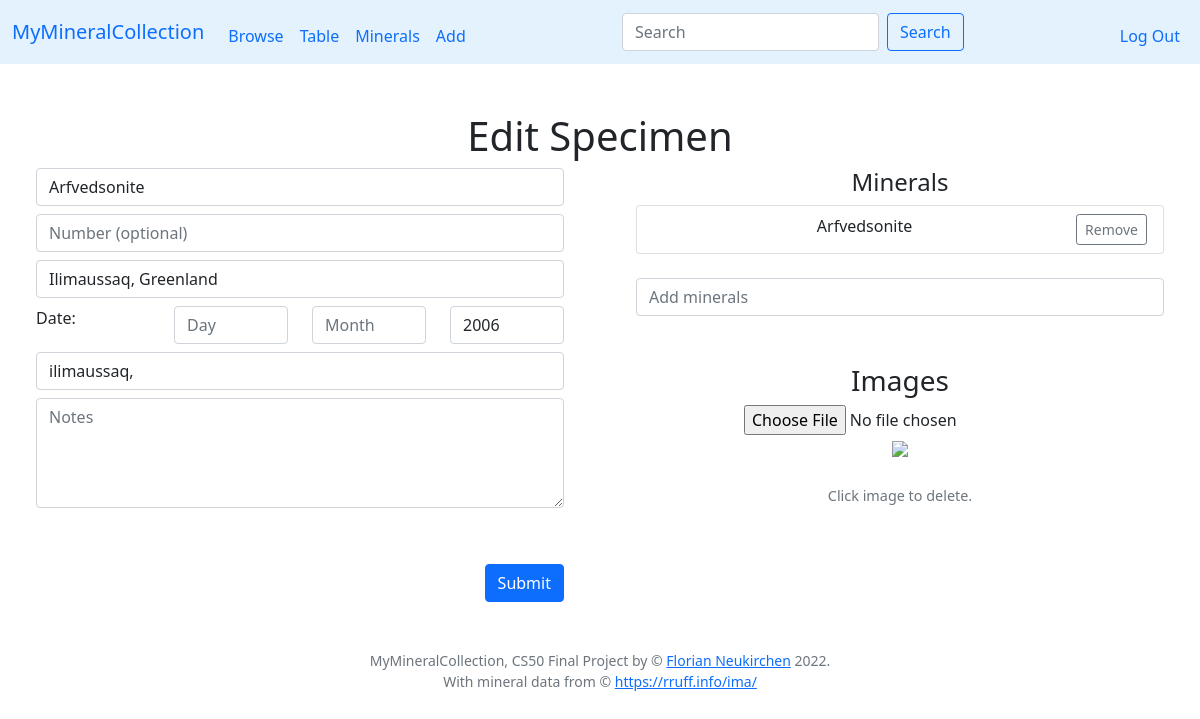
Screenshot of /edit?id=6 (signed in) with the database file from the repository.
### tables this page shows
CREATE TABLE specimen (id INTEGER PRIMARY KEY AUTOINCREMENT NOT NULL, user_id INTEGER NOT NULL, my_id TEXT, title TEXT, locality TEXT, day INTEGER, month INTEGER, year INTEGER, notes TEXT, thumbnail TEXT);

CREATE TABLE tags (specimen_id INTEGER NOT NULL REFERENCES specimen(id) ON DELETE CASCADE, tag TEXT NOT NULL);

### app.py (the view)
@app.route("/edit", methods=["GET", "POST"])
@login_required
def editsp():
    if request.method == "POST":
        id = request.form.get("specimen_id")
        title = request.form.get("title")
        number = request.form.get("number")
        locality = request.form.get("locality")
        notes = request.form.get("notes")
        day = request.form.get("day")
        month = request.form.get("month")
        year = request.form.get("year")
        tags = request.form.get("tags").strip(",")
        minerals = request.form.get("minerals").strip(",")
        images = request.form.get("hiddenimages").strip(",")
        thumbnail = None
        try:
            id = int(id)
        except:
            return apology("Invalid ID")
        if not title:
            if minerals:
                title = minerals.strip(',').split(',')
                title = " & ".join(title)
            else:
                return apology("Title or minerals are required")
        if day in [str(i) for i in range(1, 32)]:
            day = int(day)
        else:
            day = None
        if month in [str(i) for i in range(1, 13)]:
            month = int(month)
        else:
            month = None
        if len(year) == 4 and year.isdigit():
            year = int(year)
        else:
            year = None
        db.execute("UPDATE specimen SET my_id = ?, title = ?, locality = ?, day = ?, month = ?, year = ?, notes = ?, thumbnail = ? WHERE user_id = ? AND id = ?",
                       number, title, locality, day, month, year, notes, thumbnail, session["user_id"], id)
        if minerals:
            minerals = minerals.split(',')
            minerals = set(minerals)
            oldminerals = db.execute("SELECT minerals.name AS name FROM minerals JOIN specmin ON minerals.symbol = specmin.min_symbol WHERE specmin.specimen_id = ?", id)
            oldminerals = [m['name'] for m in oldminerals]
            app.logger.info(str(oldminerals))
            oldminerals = set(oldminerals)
            for min in minerals.difference(oldminerals):
                symbol = db.execute("SELECT symbol FROM minerals WHERE name = ?", min)[0]['symbol']
                db.execute("INSERT INTO specmin (specimen_id, min_symbol) VALUES (?,?)", id, symbol)
            for min in oldminerals.difference(minerals):
                symbol = db.execute("SELECT symbol FROM minerals WHERE name = ?", min)[0]['symbol']
                db.execute("DELETE FROM specmin WHERE specimen_id = ? AND min_symbol = ?", id, symbol)
        if tags:
            tags = tags.split(',')
            for tag in tags:
                tag = re.sub('[^a-zA-Z0-9]', '', tag)
            tags = set(tags)
            oldtags = db.execute("SELECT tags.tag AS tag FROM tags JOIN specimen ON tags.specimen_id = specimen.id WHERE specimen.id = ?", id)
            oldtags = [t['tag'] for t in oldtags]
            oldtags = set(oldtags)
            for tag in tags.difference(oldtags):
                db.execute ("INSERT INTO tags (specimen_id, tag) VALUES (?,?)", id, tag)
            for tag in oldtags.difference(tags):
                db.execute("DELETE FROM tags WHERE specimen_id = ? AND tag = ?", id, tag)
        if images:
            images = images.split(',')
            oldimages = db.execute("SELECT file FROM images JOIN specimen ON images.specimen_id = specimen.id WHERE specimen.id = ?", id)
            oldimages = [img['file'] for img in oldimages]
            images = set(images)
            oldimages = set(oldimages)
            for img in images.difference(oldimages):
                if os.path.exists(os.path.join(app.config['UPLOAD_FOLDER'], str(session["user_id"]), img)):
                    db.execute ("INSERT INTO images (specimen_id, file) VALUES (?,?)", id, img)
                else:
                    app.logger.info('file does not exists ' + img)
            for img in oldimages.difference(images):
                foldername = os.path.join(app.config['UPLOAD_FOLDER'], str(session["user_id"]))
                thumbfoldername = os.path.join(app.config['UPLOAD_FOLDER'], str(session["user_id"]), 'thumb')
                path = os.path.join(foldername, img)
                app.logger.info(str(path))
                if os.path.exists(path):
                    app.logger.info("exists")
                    try:
                        os.remove(path)
                    except:
                        app.logger.info("Error: could not delete image file")
                path = os.path.join(thumbfoldername, img)
                if os.path.exists(path):
                    try:
                        os.remove(path)
                    except:
                        app.logger.info("Error: could not delete image file")
                db.execute ("DELETE FROM images WHERE specimen_id = ? AND file = ?", id, img)
        return redirect("/table")
    else:
        id = request.args.get("id")
        if not id:
            return apology("No ID")
        rows = db.execute("SELECT * FROM specimen WHERE user_id = ? AND id = ?", session["user_id"], id)
        if len(rows) != 1:
            return apology("Invalid specimen ID")
        row = rows[0]
        row['minerals'] = db.execute("SELECT minerals.name AS name FROM minerals JOIN specmin ON minerals.symbol = specmin.min_symbol WHERE specmin.specimen_id = ?", id)
        row['tags'] = db.execute("SELECT tags.tag AS tag FROM tags JOIN specimen ON tags.specimen_id = specimen.id WHERE specimen.id = ?", row['id'])
        row['images'] = db.execute("SELECT file FROM images JOIN specimen ON images.specimen_id = specimen.id WHERE specimen.id = ?", row['id'])
        return render_template("add.html", row=row, id=id)

### app.py (called while the page is built)
@app.after_request
def after_request(response):
    response.headers["Cache-Control"] = "no-cache, no-store, must-revalidate"
    response.headers["Expires"] = 0
    response.headers["Pragma"] = "no-cache"
    return response

### helpers.py (called while the page is built)
def login_required(f):
    @wraps(f)
    def decorated_function(*args, **kwargs):
        if session.get("user_id") is None:
            return redirect("/login")
        return f(*args, **kwargs)
    return decorated_function

### templates/add.html (shortened to what this page needs)
{% extends "layout.html" %}
{% block main %}
<h1>{% if id %}Edit{% else %}Add{% endif %} Specimen</h1>
<div class="row">
  <div class="col">
    <div class="container-lg">
      <div class="form-group text-end form-horizontal">
        <form action={% if id %}"/edit"{% else %}"add"{% endif %} method="post">
            <input class="form-control mb-2" id="title" name="title" placeholder="Title" type="text" {% if id and row['title'] %}value="{{ row['title'] }}"{% endif %}>
            <input autofocus class="form-control mb-2" id="number" name="number" placeholder="Number (optional)" type="text" {% if id and row['my_id'] %}value="{{ row['my_id'] }}"{% endif %}>
            <input class="form-control mb-2" id="locality" name="locality" placeholder="Locality" type="text" {% if id and row['locality'] %}value="{{ row['locality'] }}"{% endif %}>
            <div class="row mb-2">
              <div class="col text-start">Date:</div>
              <div class="col">
                <input class="form-control" id="day" name="day" placeholder="Day" type="text" {% if id and row['day'] %}value="{{ row['day'] }}"{% endif %}>
              </div>
              <div class="col">
              <input class="form-control" id="month" name="month" placeholder="Month" type="text" {% if id and row['month'] %}value="{{ row['month'] }}"{% endif %}>
              </div>
              <div class="col">
              <input class="form-control" id="year" name="year" placeholder="Year" type="text" {% if id and row['year'] %}value="{{ row['year'] }}"{% endif %}>
              </div>
            </div>
            <input class="form-control mb-2" id="tags" name="tags" placeholder="Tags (comma separated)" type="text" {% if id and row['tags'] %}value="{% for tag in row['tags'] %}{{ tag['tag'] }},{% endfor %}"{% endif %}>
            <textarea class="form-control mb-2" id="notes" name="notes" placeholder="Notes" rows="4">{% if id and row['notes'] %}{{ row['notes'] }}{% endif %}</textarea>
            <button class="btn btn-primary mt-5" type="submit">{% if id %}Submit{% else %}Add{% endif %}</button>
        </form>
      </div>
    </div>
  </div>
  <div class="col">
    <div class="container-md">
      <h4>Minerals</h4>
      <div class="mb-4" id="listholder">
        <ul id="ulminerals" class="list-group">
        </ul>
      </div>
      <div>
            <input type="text" id="mininput" name="minerals" class="form-control mb-4" autocomplete="off" placeholder="Add minerals">
      </div>
    </div>
    <div class="container-md">
        <h3>Images</h3>
        <div id="uploadfile">
        </div>
        <div class="mb-4" id="thumbholder"></div>
        <div class="mb-4 text-muted size90 togglevis" id="togglevis">Click image to delete.</div>
    </div>
  </div>
</div>
{% endblock %}

### static/styles.css (style rules this page uses)
.size90 { font-size: 90%; }
.togglevis { visibility: hidden; }

### rows the page displays
specimen: title "Arfvedsonite", locality "Ilimaussaq, Greenland", year "2006"
tags: tags "ilimaussaq,"
